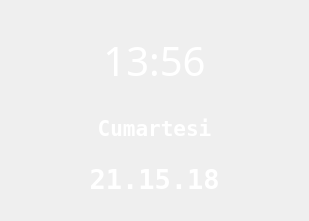
<?xml version="1.0" encoding="UTF-8"?>
<ui version="4.0">
 <class>clockForm</class>
 <widget class="QWidget" name="clockForm">
  <property name="geometry">
   <rect>
    <x>0</x>
    <y>0</y>
    <width>309</width>
    <height>221</height>
   </rect>
  </property>
  <property name="sizePolicy">
   <sizepolicy hsizetype="Preferred" vsizetype="Preferred">
    <horstretch>0</horstretch>
    <verstretch>0</verstretch>
   </sizepolicy>
  </property>
  <property name="windowTitle">
   <string>Form</string>
  </property>
  <property name="styleSheet">
   <string notr="true">QWidget {
    border-radius: 5px;
}
#frame{
	border:0px solid rgba(255,255,255,0.5);
}

#dayLabel,
#clockLabel,
#dateLabel {
	color: white;
	text-align: center;
}

#frame { 
    background-color: rgba(80,80,80, 0.0);
    border-radius: 0px;
}

</string>
  </property>
  <layout class="QVBoxLayout" name="verticalLayout">
   <item>
    <widget class="QFrame" name="frame">
     <property name="sizePolicy">
      <sizepolicy hsizetype="Preferred" vsizetype="Preferred">
       <horstretch>0</horstretch>
       <verstretch>0</verstretch>
      </sizepolicy>
     </property>
     <property name="styleSheet">
      <string notr="true">

#dayLabel,
#clockLabel,
#dateLabel {
	color: white;
	text-align: center;
}</string>
     </property>
     <property name="frameShape">
      <enum>QFrame::Box</enum>
     </property>
     <property name="frameShadow">
      <enum>QFrame::Plain</enum>
     </property>
     <layout class="QGridLayout" name="gridLayout">
      <item row="0" column="0">
       <widget class="QLabel" name="clockLabel">
        <property name="sizePolicy">
         <sizepolicy hsizetype="Preferred" vsizetype="MinimumExpanding">
          <horstretch>0</horstretch>
          <verstretch>0</verstretch>
         </sizepolicy>
        </property>
        <property name="minimumSize">
         <size>
          <width>0</width>
          <height>0</height>
         </size>
        </property>
        <property name="maximumSize">
         <size>
          <width>16777215</width>
          <height>80</height>
         </size>
        </property>
        <property name="font">
         <font>
          <family>Source Code Pro</family>
          <pointsize>30</pointsize>
          <weight>50</weight>
          <bold>false</bold>
         </font>
        </property>
        <property name="text">
         <string>13:56</string>
        </property>
        <property name="alignment">
         <set>Qt::AlignCenter</set>
        </property>
       </widget>
      </item>
      <item row="1" column="0">
       <widget class="QLabel" name="dayLabel">
        <property name="font">
         <font>
          <family>DejaVu Sans Mono</family>
          <pointsize>16</pointsize>
          <weight>75</weight>
          <bold>true</bold>
         </font>
        </property>
        <property name="frameShadow">
         <enum>QFrame::Plain</enum>
        </property>
        <property name="text">
         <string>Cumartesi</string>
        </property>
        <property name="alignment">
         <set>Qt::AlignCenter</set>
        </property>
       </widget>
      </item>
      <item row="2" column="0">
       <widget class="QLabel" name="dateLabel">
        <property name="font">
         <font>
          <family>DejaVu Sans Mono</family>
          <pointsize>20</pointsize>
          <weight>75</weight>
          <bold>true</bold>
         </font>
        </property>
        <property name="text">
         <string>21.15.18</string>
        </property>
        <property name="alignment">
         <set>Qt::AlignCenter</set>
        </property>
       </widget>
      </item>
     </layout>
    </widget>
   </item>
  </layout>
 </widget>
 <resources/>
 <connections/>
</ui>
